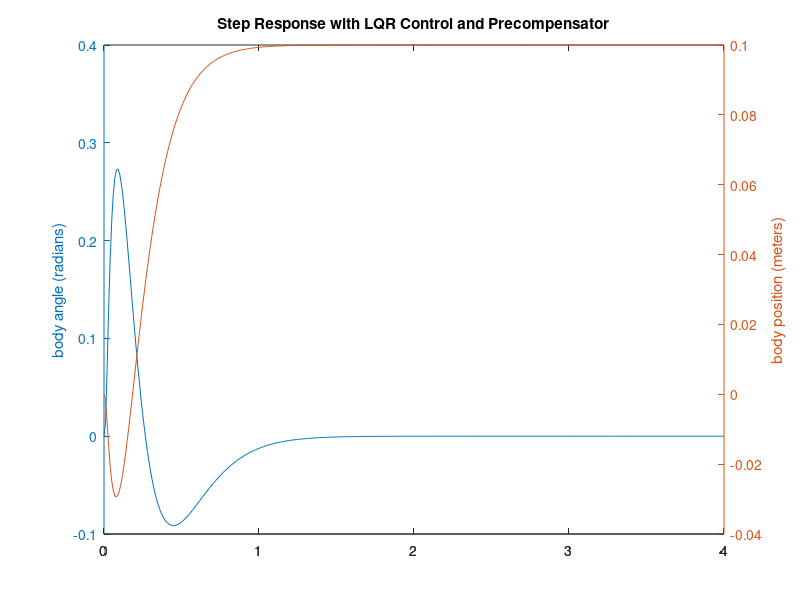
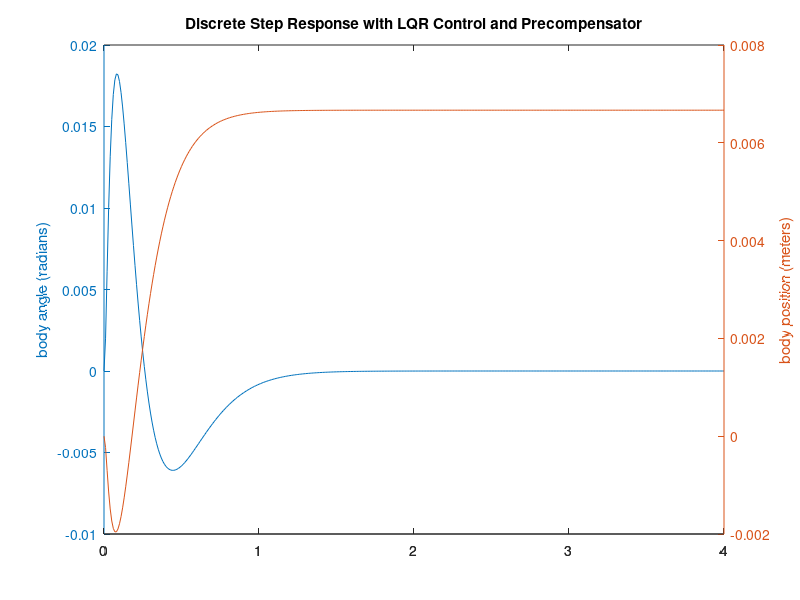

The MATLAB source for these figures, in order:
% Balancebot SS Model and LQR Control design
clc
close all
clear 

%% constants
DT      = .01;          % 100hz controller loop
m_w     = .03;          % mass of one wheel in Kg MEASURED
m_b     = 1.0;          % balancebot body mass without wheels (TO BE DETERMINED)
R_w       = .04;          % radius of wheel in m MEASURED
L       = .100;         % center of wheel to Center of mass (TO BE DETERMINED)
I_r     = 0.008;        % Inertia of body about center (not wheel axis) Kg*m^2 (TO BE DETERMINED)
g       = 9.81;         % gravity m/s^2
R_gb    = 20.4;         % gearbox ratio
tau_s   = 0.50;         % Motor output stall Torque @ V_nominal (TO BE DETERMINED)
w_free  = 50;           % Motor output free run speed @ V_nominal (TO BE DETERMINED)
V_n     = 12.0;         % motor nominal drive voltage
I_gb = 100.0*10^-5;     % inertial of motor armature and gearbox (TO BE DETERMINED)

% add inertia of wheels modeled as disks and times two for both sides
I_w = 2 * (I_gb+(m_w*R_w^2)/2);

%% statespace model including motor dynamics
a1 = I_w + (m_b + m_w)*R_w^2;
a2 = m_b * R_w * L;
a3 = I_r + m_b*L^2;
a4 = m_b * g * L;

% motor equation used: t = e*u - f*w
b1 = 2 * tau_s; % stall torque of two motors
b2  = b1 / w_free;   % constant provides zero torque @ free run

%simplifications
c1 = 1 - (a2^2)/(a1*a3);
c2 = 1 + (a2/a3);
c3 = 1 + (a2/a1);

%theta
%thetadot
%phi
%phidot

%% create statespace matricies
A = [0 1 0 0;
     a4/(a3*c1) -(b2*c3)/(a3*c1) 0 (b2*c3)/(a3*c1);
     0 0 0 1;
     -(a2*a4)/(a1*a3*c1) (b2*c2)/(a1*c1) 0 -(b2*c2)/(a1*c1)];
B = [0 -(b1*c3)/(a3*c1) 0 (b1*c2)/(a1*c1) ]';
C = [1 0 0 0;
     0 0 1 0];
D = [0 0]';

states = {'theta' 'theta_dot' 'phi' 'phi_dot'};
inputs = {'u'};
outputs = {'theta'; 'phi'};
sys_ss = ss(A,B,C,D,'statename',states,'inputname',inputs,'outputname',outputs);
sys_tf = tf(sys_ss)
% check poles and controllability of model
poles = eig(A)
controllability = rank(ctrb(sys_ss))

%              -171.1 s
%  ---------------------------------
%  s^3 + 13.17 s^2 - 94.44 s - 487.2

%%
%LQR Design
%Tune Your Gains Here and see the response
Q = [1 00 0 0
     0 0.01 0 0
     0 0 10 0
     0 0 0 0.08];
R = 1.0;
K = lqr(A,B,Q,R)

Ac = [(A-B*K)];
Bc = [B];
Cc = [C];
Dc = [D];

% find Nbar for precompensator
Cn = [0 0 1 0];
s = size(A,1);
Z = [zeros([1,s]) 1];
N = inv([A,B;Cn,0])*Z';
Nx = N(1:s);
Nu = N(1+s);
Nbar=Nu + K*Nx

sys_cl = ss(Ac,Bc*Nbar,Cc,Dc,'statename',states,'inputname',inputs,'outputname',outputs)

t = 0:0.01:4;
dist = 0.1; % move balancebot 10cm
angle = (dist/R_w)*ones(size(t));
angle(1) = 0;
[y,t,x]=lsim(sys_cl,angle,t);
figure
[AX,H1,H2] = plotyy(t,y(:,1),t,R_w*y(:,2),'plot');
set(get(AX(1),'Ylabel'),'String','body angle (radians)')
set(get(AX(2),'Ylabel'),'String','body position (meters)')
title('Step Response with LQR Control and Precompensator')

%% find discrete time system
sys_d = c2d(sys_ss,DT,'zoh')
A_d = sys_d.a;
B_d = sys_d.b;
C_d = sys_d.c;
D_d = sys_d.d;
[K_d] = dlqr(A_d,B_d,Q,R)

%% discrete time closed loop
A_dc = [(A_d-B_d*K_d)];
B_dc = [B_d];
C_dc = [C_d];
D_dc = [D_d];

Nbar_d = -0.11 % adjust Nbar for steadystate performance

states = {'x' 'x_dot' 'phi' 'phi_dot'};
inputs = {'phi'};
outputs = {'x'; 'phi'};
sys_dcl = ss(A_dc,B_dc*Nbar_d,C_dc,D_dc,DT,'statename',states,'inputname',inputs,'outputname',outputs);

t = 0:0.01:4;
dist = 0.1; % move balancebot 10cm
angle = (dist/R_w)*ones(size(t));
[y,t,x]=lsim(sys_dcl,angle,t);
figure
[AX,H1,H2] = plotyy(t,y(:,1),t,R_w*y(:,2),'plot');
set(get(AX(1),'Ylabel'),'String','body angle (radians)')
set(get(AX(2),'Ylabel'),'String','body position (meters)')
title('Discrete Step Response with LQR Control and Precompensator')
